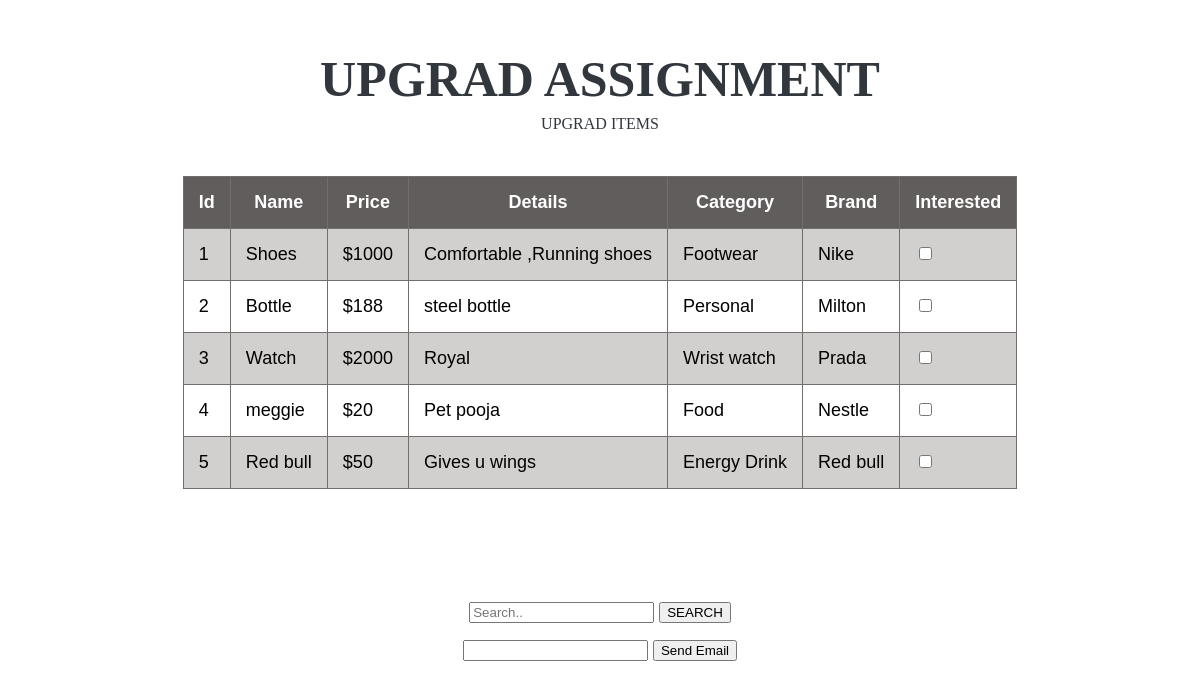
The page /home on the database its author committed.
### tables this page shows
CREATE TABLE "items" (
	`id`	INTEGER,
	`name`	TEXT,
	`price`	TEXT,
	`details`	TEXT,
	`category`	TEXT,
	`Brand`	TEXT
);

### main.py (the view)
@app.route('/')
@app.route("/home")
def home():
   con = sql.connect("mydatabase.db")
   con.row_factory = sql.Row
   cur = con.cursor()
   cur.execute("select * from items")
   rows = cur.fetchall();
   return render_template("list.html",rows = rows)

### templates/list.html (shortened to what this page needs)
<!doctype html>
<html>
<link rel="stylesheet" type="text/css" href="static/style.css">
   <body>
      <div class = "contain">
         <div class = "inner1">
         <p class="looking-for-a-lollip">UPGRAD ASSIGNMENT</p>
      <p class="body-1">UPGRAD ITEMS</p></div>
      <form  action = "{{ url_for('sendemail') }}"  method="POST">
      <table border = 1>
         <thead>
            <td>Id</td>
            <td>Name</td>
            <td>Price</td>
            <td>Details</td>
            <td>Category</td>
            <td>Brand</td>
                        <td>Interested</td>
         </thead>
         {% for row in rows %}
            <tr>
               <td>{{row["id"]}}</td>
               <td>{{row["name"]}}</td>
               <td> {{ row["price"]}}</td>
               <td>{{row["details"]}}</td>
               <td> {{ row["category"]}}</td>
               <td>{{row["Brand"]}}</td>
                              <td><input type="checkbox" name="checkboxes" value="{{row['name']}}"></td>
            </tr>
         {% endfor %}
      </table>
                   <div class = "inner2">
                     <div class ="email-container">
               <input name="text">
               <input type="submit" value="Send Email"></div>
            </div>
               </form>
            <div class = "inner2">
            <div class="search-container">
            <form action = "{{ url_for('result') }}" method = "POST">
            <input type="text" placeholder="Search.." name="text" value="{{ search }}">
            <button type="submit"> SEARCH</button>
            </form>
            </div>
         </div>
      </div>
   </body>
</html>

### static/style.css (style rules this page uses)
html { font-family:arial; font-size: 18px; }
td { border: 1px solid #726E6D; padding: 15px; }
thead { font-weight:bold; text-align:center; background: #625D5D; color:white; }
table { position: relative; top: -20px; border-collapse: collapse; }
.inner1 { width: fit-content; margin: 0 auto; }
.inner2 { width: fit-content; margin: 0 auto; }
.looking-for-a-lollip { color: #31373D; font-family: AktivGrotesk; font-size: 50px; font-weight: 700; line-height: 58px; text-align: left; }
tbody >tr:nth-child(odd) { background: #D1D0CE; }
.contain { width: fit-content; margin: 0 auto; }
.body-1 { position: relative; top: -45px; color: #31373D; font-family: AktivGrotesk; font-size: 16px; font-weight: 400; line-height: 22px; text-align: center; }
.search-container { position: relative; top: 70px; }
.email-container { position: relative; top: 130px; }

### rows shown on the page
items: id "1", name "Shoes", price "$1000", details "Comfortable ,Running shoes", category "Footwear", Brand "Nike"
items: id "2", name "Bottle", price "$188", details "steel bottle", category "Personal", Brand "Milton"
items: id "3", name "Watch", price "$2000", details "Royal", category "Wrist watch", Brand "Prada"
items: id "4", name "meggie", price "$20", details "Pet pooja", category "Food", Brand "Nestle"
items: id "5", name "Red bull", price "$50", details "Gives u wings", category "Energy Drink", Brand "Red bull"
